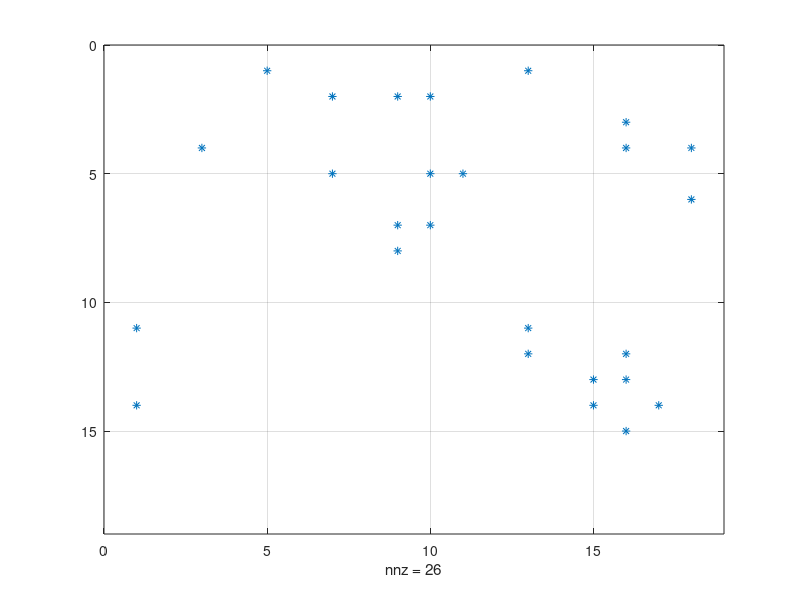

Here is the MATLAB script that generated this plot: (Note: this script raises an error after producing the figure.)
clear all
close all
%fichier sparse en exemple page 147 du livre

i=[1,	1,	2,	2,	2,	3,	4,	4,	4,	5,	5,	5,	6,	7,	7,	8,	11,	11,	12,	12,	13,	13,	14,	14,	14,	15];	
																											
j=[5,	13,	7,	9,	10,	16,	3,	18,	16,	10,	11,	7,	18,	10,	9,	9,	1,	13,	16,	13,	16,	15,	1,	15,	17,	16];	
																											
s=[1,	1,	1,	1,	1,	1,	1,	1,	1,	1,	1,	1,	1,	1,	1,	1,	1,	1,	1,	1,	1,	1,	1,	1,	1,	1];	

%taille de la matrice
n=18;
m=18;

M18=sparse(i,j,s,n,m)
M18_pleine=full(M18)
figure(1)
spy(M18)
grid
figure(2)
pltmat(M18,'M18','r',20)
